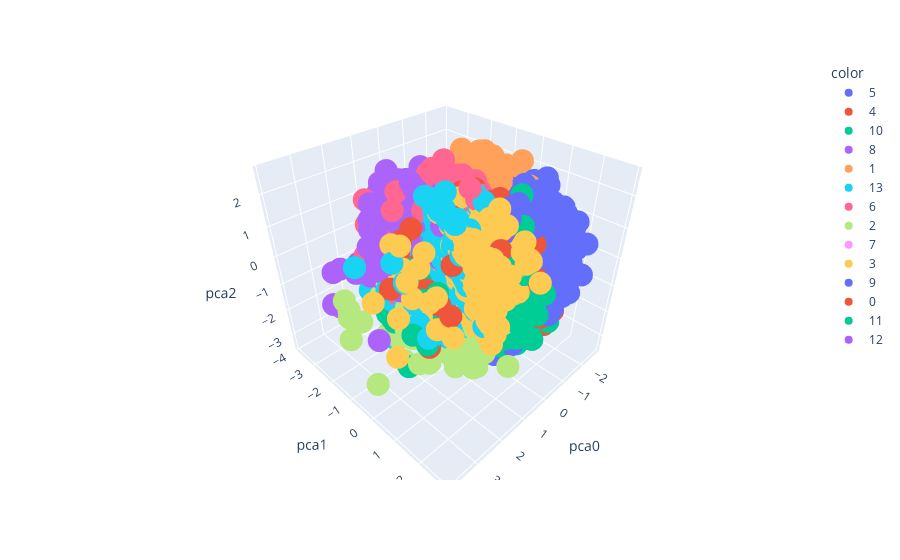

Notebook source saved alongside this figure:
### Code cell
px.scatter_3d(pca_df, x="pca0", y="pca1", z="pca2", color=df_clustered["cluster_label"].astype(str))

### Figure 1 — Plotly figure (JSON) as saved in the notebook; plotly's stock layout.template omitted (floating-point values rounded to 4 significant figures; data arrays with more than 128 entries replaced by an {"elided": "..."} marker saying what was removed)
{"data": [{"hovertemplate": "color=5<br>pca0=%{x}<br>pca1=%{y}<br>pca2=%{z}<extra></extra>", "legendgroup": "5", "marker": {"color": "#636efa", "symbol": "circle"}, "mode": "markers", "name": "5", "scene": "scene", "showlegend": true, "type": "scatter3d", "x": {"elided": "699 float values"}, "y": {"elided": "699 float values"}, "z": {"elided": "699 float values"}}, {"hovertemplate": "color=4<br>pca0=%{x}<br>pca1=%{y}<br>pca2=%{z}<extra></extra>", "legendgroup": "4", "marker": {"color": "#EF553B", "symbol": "circle"}, "mode": "markers", "name": "4", "scene": "scene", "showlegend": true, "type": "scatter3d", "x": {"elided": "923 float values"}, "y": {"elided": "923 float values"}, "z": {"elided": "923 float values"}}, {"hovertemplate": "color=10<br>pca0=%{x}<br>pca1=%{y}<br>pca2=%{z}<extra></extra>", "legendgroup": "10", "marker": {"color": "#00cc96", "symbol": "circle"}, "mode": "markers", "name": "10", "scene": "scene", "showlegend": true, "type": "scatter3d", "x": {"elided": "652 float values"}, "y": {"elided": "652 float values"}, "z": {"elided": "652 float values"}}, {"hovertemplate": "color=8<br>pca0=%{x}<br>pca1=%{y}<br>pca2=%{z}<extra></extra>", "legendgroup": "8", "marker": {"color": "#ab63fa", "symbol": "circle"}, "mode": "markers", "name": "8", "scene": "scene", "showlegend": true, "type": "scatter3d", "x": {"elided": "681 float values"}, "y": {"elided": "681 float values"}, "z": {"elided": "681 float values"}}, {"hovertemplate": "color=1<br>pca0=%{x}<br>pca1=%{y}<br>pca2=%{z}<extra></extra>", "legendgroup": "1", "marker": {"color": "#FFA15A", "symbol": "circle"}, "mode": "markers", "name": "1", "scene": "scene", "showlegend": true, "type": "scatter3d", "x": {"elided": "918 float values"}, "y": {"elided": "918 float values"}, "z": {"elided": "918 float values"}}, {"hovertemplate": "color=13<br>pca0=%{x}<br>pca1=%{y}<br>pca2=%{z}<extra></extra>", "legendgroup": "13", "marker": {"color": "#19d3f3", "symbol": "circle"}, "mode": "markers", "name": "13", "scene": "scene", "showlegend": true, "type": "scatter3d", "x": {"elided": "750 float values"}, "y": {"elided": "750 float values"}, "z": {"elided": "750 float values"}}, {"hovertemplate": "color=6<br>pca0=%{x}<br>pca1=%{y}<br>pca2=%{z}<extra></extra>", "legendgroup": "6", "marker": {"color": "#FF6692", "symbol": "circle"}, "mode": "markers", "name": "6", "scene": "scene", "showlegend": true, "type": "scatter3d", "x": {"elided": "653 float values"}, "y": {"elided": "653 float values"}, "z": {"elided": "653 float values"}}, {"hovertemplate": "color=2<br>pca0=%{x}<br>pca1=%{y}<br>pca2=%{z}<extra></extra>", "legendgroup": "2", "marker": {"color": "#B6E880", "symbol": "circle"}, "mode": "markers", "name": "2", "scene": "scene", "showlegend": true, "type": "scatter3d", "x": {"elided": "652 float values"}, "y": {"elided": "652 float values"}, "z": {"elided": "652 float values"}}, {"hovertemplate": "color=7<br>pca0=%{x}<br>pca1=%{y}<br>pca2=%{z}<extra></extra>", "legendgroup": "7", "marker": {"color": "#FF97FF", "symbol": "circle"}, "mode": "markers", "name": "7", "scene": "scene", "showlegend": true, "type": "scatter3d", "x": {"elided": "591 float values"}, "y": {"elided": "591 float values"}, "z": {"elided": "591 float values"}}, {"hovertemplate": "color=3<br>pca0=%{x}<br>pca1=%{y}<br>pca2=%{z}<extra></extra>", "legendgroup": "3", "marker": {"color": "#FECB52", "symbol": "circle"}, "mode": "markers", "name": "3", "scene": "scene", "showlegend": true, "type": "scatter3d", "x": {"elided": "716 float values"}, "y": {"elided": "716 float values"}, "z": {"elided": "716 float values"}}, {"hovertemplate": "color=9<br>pca0=%{x}<br>pca1=%{y}<br>pca2=%{z}<extra></extra>", "legendgroup": "9", "marker": {"color": "#636efa", "symbol": "circle"}, "mode": "markers", "name": "9", "scene": "scene", "showlegend": true, "type": "scatter3d", "x": {"elided": "933 float values"}, "y": {"elided": "933 float values"}, "z": {"elided": "933 float values"}}, {"hovertemplate": "color=0<br>pca0=%{x}<br>pca1=%{y}<br>pca2=%{z}<extra></extra>", "legendgroup": "0", "marker": {"color": "#EF553B", "symbol": "circle"}, "mode": "markers", "name": "0", "scene": "scene", "showlegend": true, "type": "scatter3d", "x": {"elided": "567 float values"}, "y": {"elided": "567 float values"}, "z": {"elided": "567 float values"}}, {"hovertemplate": "color=11<br>pca0=%{x}<br>pca1=%{y}<br>pca2=%{z}<extra></extra>", "legendgroup": "11", "marker": {"color": "#00cc96", "symbol": "circle"}, "mode": "markers", "name": "11", "scene": "scene", "showlegend": true, "type": "scatter3d", "x": {"elided": "908 float values"}, "y": {"elided": "908 float values"}, "z": {"elided": "908 float values"}}, {"hovertemplate": "color=12<br>pca0=%{x}<br>pca1=%{y}<br>pca2=%{z}<extra></extra>", "legendgroup": "12", "marker": {"color": "#ab63fa", "symbol": "circle"}, "mode": "markers", "name": "12", "scene": "scene", "showlegend": true, "type": "scatter3d", "x": {"elided": "357 float values"}, "y": {"elided": "357 float values"}, "z": {"elided": "357 float values"}}], "layout": {"legend": {"title": {"text": "color"}, "tracegroupgap": 0}, "margin": {"t": 60}, "scene": {"domain": {"x": [0, 1], "y": [0, 1]}, "xaxis": {"title": {"text": "pca0"}}, "yaxis": {"title": {"text": "pca1"}}, "zaxis": {"title": {"text": "pca2"}}}}}
